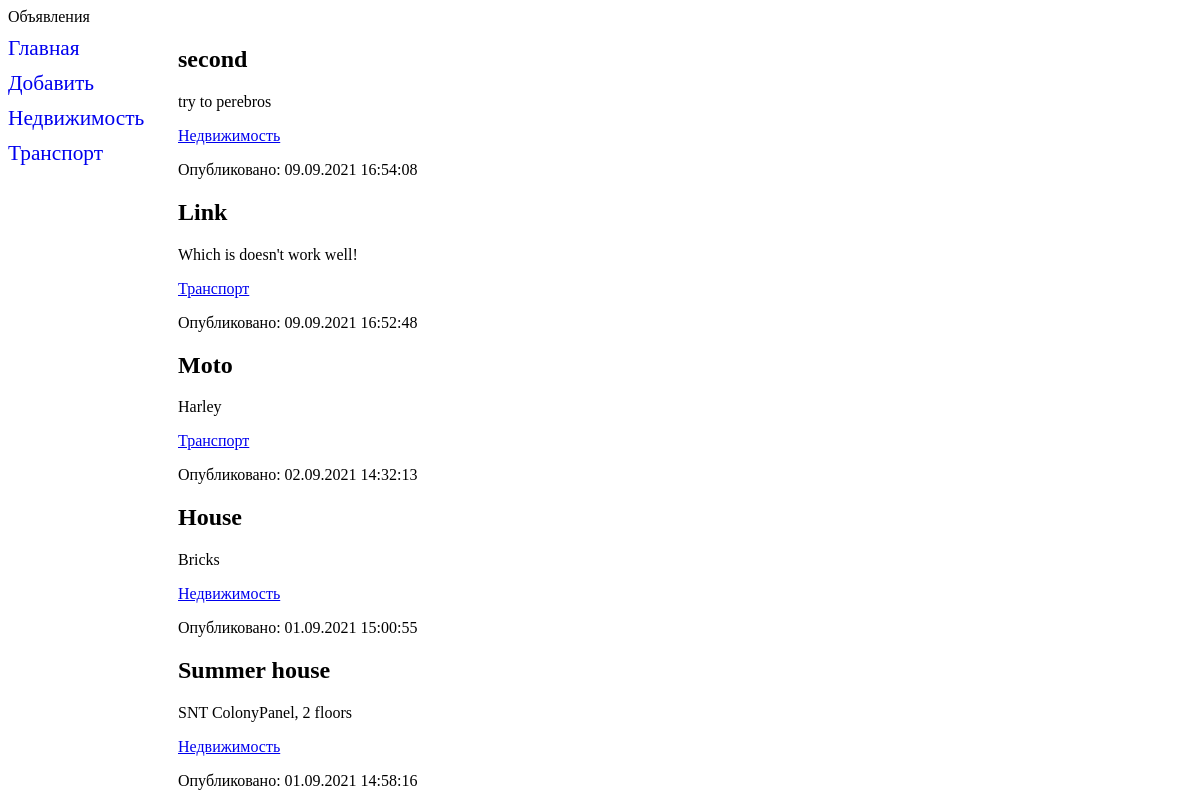
The page /bboard/ on the database as committed earlier.
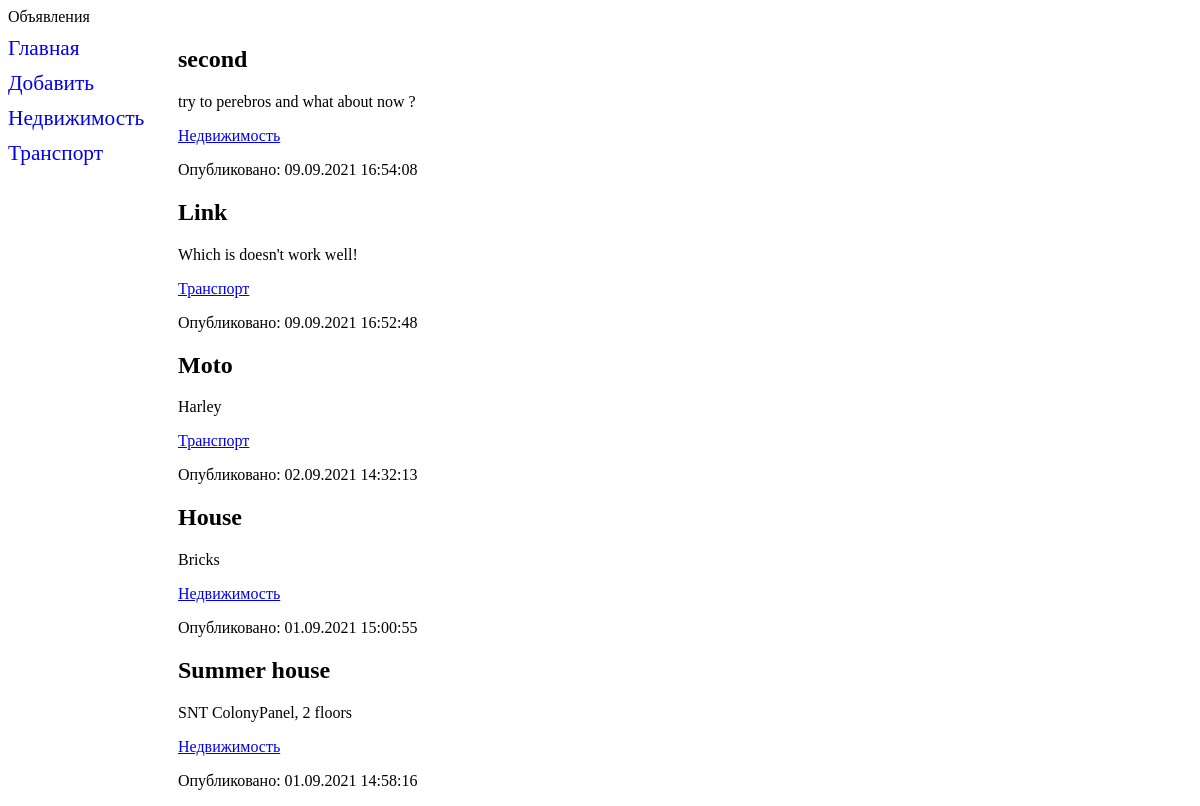
The same page on the database as committed later.
### bboard/models.py (models this page shows, shortened)
class Bb(models.Model):
    class Kinds(models.TextChoices):
                    BUY = 'b', 'Куплю'
                    SELL = 's', 'Продам'
                    EXCHANGE = 'с', 'Обменяю'
                    RENT = 'r'
                    __empty__ = 'Выберите тип публикуемого объявления'
    kind        = models.CharField(max_length=1,choices=Kinds.choices,default=Kinds.SELL)
    title       = models.CharField(max_length=50, verbose_name='Товар',
                                    validators=[validators.MinLengthValidator(get_min_length)])
    content     = models.TextField(null=True, blank=True, verbose_name='Описание')
    price       = models.FloatField(null=True, blank=True, verbose_name="Цена")
    published   = models.DateTimeField(auto_now_add=True, db_index=True, verbose_name="Опубликовано")
    changed     = models.DateTimeField(auto_now=True, db_index=True, verbose_name="Изменено")
    rubric      = models.ForeignKey('Rubric', null=True, on_delete=models.PROTECT, verbose_name='Рубрика',
                                     limit_choices_to={'show': True})
    class Meta:
        verbose_name_plural = 'Объявления'
        verbose_name        = 'Объявление'
        ordering            = ['-published']
        unique_together     = ('title', 'price')    # Ограничение на уже имеющуюся комбинацию в БД

class Rubric(models.Model) :
    def get_absolute_url(self):
        return f'/bboard/{self.pk}'
    name = models.CharField(max_length=20, db_index=True, verbose_name='Название')
    some = models.CharField(max_length=4, verbose_name='Some test') # ??????
    show = models.BooleanField(default=True)    # Не дает возможность выбрать рубрику False
    class Meta:
        verbose_name_plural = 'Рубрики'
        verbose_name        = 'Рубрика'
        ordering            = ['name']

### bboard/views.py (the view)
# urls.py: path('', index, name='index'),
def index(request):
    if request.method == 'GET':     # не обязательно
        bbs             = Bb.objects.all()
        rubrics         = Rubric.objects.all()
        context         = {'bbs': bbs, 'rubrics': rubrics}
        return render(request, 'bboard/index.html', context)
    else:
        return HTTPResponse('Wrong method: 405')

### bboard/templates/bboard/index.html
{% extends "layout/basic.html" %}
{% block content %}
{% for bb in bbs %}
<div>
    <h2>{{ bb.title }}</h2>
    <p>{{ bb.content }}</p>
    <p><a href="/bboard/{{ bb.rubric.pk }}/">
            {{ bb.rubric.name }}</a></p>
    <p>Опубликовано: {{ bb.published|date:"d.m.Y H:i:s" }}</p>
</div>
{% endfor %}
{% endblock %}

Rows that differ between the two databases and show on the page:
changed Bb "second": content "try to perebros" → "try to perebros and what about now ?"
